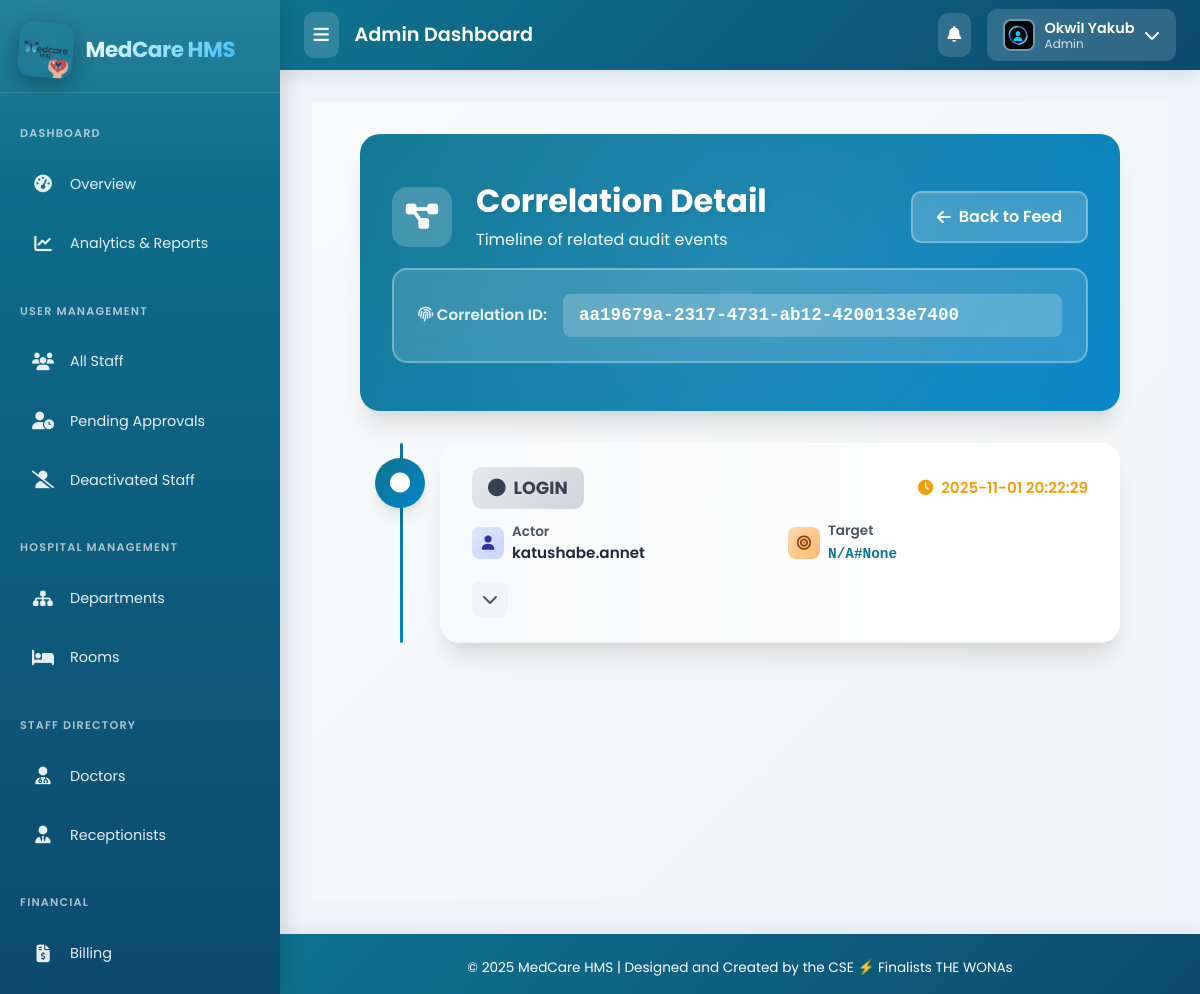
Screenshot of /audit/correlation/aa19679a23174731ab124200133e7400/ (signed in) with the database file from the repository.
### audit/models.py (models this page shows, shortened)
class SystemLog(models.Model):
    ACTION_CHOICES = (
        ('CREATE', 'Create'),
        ('UPDATE', 'Update'),
        ('DELETE', 'Delete'),
        ('STATUS', 'Status Change'),
        ('LOGIN', 'Login'),
        ('LOGOUT', 'Logout'),
        ('READ', 'Read/View'),
        ('OTHER', 'Other'),
    )
    actor = models.ForeignKey(User, null=True, blank=True, on_delete=models.SET_NULL, related_name='system_logs')
    action = models.CharField(max_length=20, choices=ACTION_CHOICES)
    target_model = models.CharField(max_length=100)
    target_id = models.CharField(max_length=100, blank=True, null=True)
    summary = models.CharField(max_length=255)
    details = models.JSONField(blank=True, null=True)
    ip_address = models.GenericIPAddressField(blank=True, null=True)
    user_agent = models.CharField(max_length=255, blank=True, null=True)
    correlation_id = models.CharField(max_length=64, blank=True, null=True, db_index=True)
    created_at = models.DateTimeField(default=timezone.now, db_index=True)
    class Meta:
        ordering = ['-created_at']
        indexes = [
            models.Index(fields=['target_model','target_id']),
            models.Index(fields=['action']),
            models.Index(fields=['created_at']),
        ]

### audit/views.py (the view)
# urls.py: path('correlation/<str:correlation_id>/', views.correlation_detail, name='correlation_detail'),
@login_required
def correlation_detail(request, correlation_id):
    original = correlation_id
    if re.fullmatch(r'[0-9a-fA-F]{32}', correlation_id):
        correlation_id = f"{correlation_id[0:8]}-{correlation_id[8:12]}-{correlation_id[12:16]}-{correlation_id[16:20]}-{correlation_id[20:32]}".lower()
    logs = (SystemLog.objects
            .filter(correlation_id__in=[original, correlation_id])
            .select_related('actor')
            .order_by('created_at'))
    if not logs.exists():
        raise Http404('No events for this correlation id')
    return render(request, 'audit/correlation_detail.html', {
        'correlation_id': correlation_id,
        'logs': logs,
    })

### chat/context_processors.py (called while the page is built)
def unread_chat_messages(request):
    if request.user.is_authenticated:
        threads = request.user.chat_threads.all()
        total_unread = 0
        for thread in threads:
            total_unread += thread.get_unread_count_for_user(request.user)
        return {'unread_chat_messages_count': total_unread}
    return {'unread_chat_messages_count': 0}

### chat/models.py (called while the page is built)
    def get_unread_count_for_user(self, user):
        return self.messages.filter(is_read=False).exclude(sender=user).count()

### notifications/context_processors.py (called while the page is built)
def unread_notifications(request):
    if request.user.is_authenticated:
        count = Notification.objects.filter(recipient=request.user, is_read=False).count()
        return {'unread_notifications_count': count}
    return {}

### templates/audit/correlation_detail.html (shortened to what this page needs)
{% extends 'base_admin.html' %}
{% load static %}
{% block content %}
<div class="correlation-wrapper">
    <div class="page-header">
        <div class="header-content">
            <div class="header-top">
                <div class="header-left">
                    <div class="header-icon">
                        <i class="fas fa-project-diagram"></i>
                    </div>
                    <div class="header-text">
                        <h1>Correlation Detail</h1>
                        <p>Timeline of related audit events</p>
                    </div>
                </div>
                <a href="{% url 'audit:audit_feed' %}?cid={{ correlation_id }}" class="btn-back">
                    <i class="fas fa-arrow-left"></i>
                    Back to Feed
                </a>
            </div>
            <div class="correlation-id-display">
                <div class="correlation-id-label">
                    <i class="fas fa-fingerprint"></i> Correlation ID:
                </div>
                <div class="correlation-id-value">
                    {{ correlation_id }}
                </div>
            </div>
        </div>
    </div>
    <div class="timeline-container">
        {% if logs %}
            {% for log in logs %}
            <div class="timeline-item">
                <div class="timeline-dot {% if log.action == 'CREATE' %}create{% elif log.action == 'UPDATE' %}update{% elif log.action == 'DELETE' %}delete{% elif log.action == 'VIEW' %}view{% endif %}">
                    {% if log.action == 'CREATE' %}<i class="fas fa-plus"></i>
                    {% elif log.action == 'UPDATE' %}<i class="fas fa-edit"></i>
                    {% elif log.action == 'DELETE' %}<i class="fas fa-trash"></i>
                    {% elif log.action == 'VIEW' %}<i class="fas fa-eye"></i>
                    {% else %}<i class="fas fa-circle"></i>
                    {% endif %}
                </div>
                <div class="event-card">
                    <div class="event-header" data-bs-toggle="collapse" data-bs-target="#d{{ forloop.counter }}" aria-expanded="false">
                        <div class="event-header-top">
                            <span class="event-action {% if log.action == 'CREATE' %}create{% elif log.action == 'UPDATE' %}update{% elif log.action == 'DELETE' %}delete{% elif log.action == 'VIEW' %}view{% else %}default{% endif %}">
                                {% if log.action == 'CREATE' %}<i class="fas fa-plus"></i>
                                {% elif log.action == 'UPDATE' %}<i class="fas fa-edit"></i>
                                {% elif log.action == 'DELETE' %}<i class="fas fa-trash"></i>
                                {% elif log.action == 'VIEW' %}<i class="fas fa-eye"></i>
                                {% else %}<i class="fas fa-circle"></i>
                                {% endif %}
                                {{ log.action }}
                            </span>
                            <div class="event-time">
                                <i class="fas fa-clock"></i>
                                {{ log.created_at|date:'Y-m-d H:i:s' }}
                            </div>
                        </div>
                        <div class="event-info">
                            <div class="info-item">
                                <div class="info-icon actor">
                                    <i class="fas fa-user"></i>
                                </div>
                                <div class="info-text">
                                    <div class="info-label">Actor</div>
                                    <div class="info-value">
                                        {% if log.actor %}{{ log.actor.username }}{% else %}<span style="color: var(--gray-400);">System</span>{% endif %}
                                    </div>
                                </div>
                            </div>
                            <div class="info-item">
                                <div class="info-icon target">
                                    <i class="fas fa-bullseye"></i>
                                </div>
                                <div class="info-text">
                                    <div class="info-label">Target</div>
                                    <div class="info-value">
                                        <code style="font-size: 0.9rem; color: var(--primary-teal);">{{ log.target_model }}#{{ log.target_id }}</code>
                                    </div>
                                </div>
                            </div>
                            <div class="info-item" style="grid-column: 1 / -1;">
                                <div class="toggle-icon">
                                    <i class="fas fa-chevron-down"></i>
                                </div>
                            </div>
                        </div>
                    </div>
                </div>
            </div>
            {% endfor %}
        {% endif %}
    </div>
</div>
{% endblock %}

### templates/base_admin.html (shortened to what this page needs)
{% load static %}
<!DOCTYPE html>
<html lang="en">
<head>
    <link href="https://cdn.jsdelivr.net/npm/bootstrap@5.3.0/dist/css/bootstrap.min.css" rel="stylesheet">
    <link rel="stylesheet" href="https://cdnjs.cloudflare.com/ajax/libs/font-awesome/6.4.0/css/all.min.css">
</head>
<body>
    <nav class="sidebar" id="adminSidebar">
        <div class="sidebar-brand">
            <img src="{% static 'images/logo.png' %}" alt="MedCare Logo">
            <span class="brand-text">MedCare HMS</span>
        </div>
        <div class="nav-section">
            <div class="nav-section-title">Dashboard</div>
            <a href="{% url 'accounts:admin_dashboard' %}" class="menu-link {% if request.resolver_match.url_name == 'admin_dashboard' %}active{% endif %}" data-tooltip="Overview">
                <span class="menu-icon"><i class="fas fa-tachometer-alt"></i></span>
                <span class="menu-text">Overview</span>
            </a>
            <a href="{% url 'reports:reports_dashboard' %}" class="menu-link {% if request.resolver_match.app_name == 'reports' %}active{% endif %}" data-tooltip="Analytics & Reports">
                <span class="menu-icon"><i class="fas fa-chart-line"></i></span>
                <span class="menu-text">Analytics & Reports</span>
            </a>
        </div>
        <div class="nav-section">
            <div class="nav-section-title">User Management</div>
            <a href="{% url 'accounts:staff_management_list' %}" class="menu-link" data-tooltip="All Staff">
                <span class="menu-icon"><i class="fas fa-users"></i></span>
                <span class="menu-text">All Staff</span>
            </a>
            <a href="{% url 'accounts:pending_staff_list' %}" class="menu-link" data-tooltip="Pending Approvals">
                <span class="menu-icon"><i class="fas fa-user-clock"></i></span>
                <span class="menu-text">Pending Approvals</span>
            </a>
            <a href="{% url 'accounts:deactivated_staff_list' %}" class="menu-link" data-tooltip="Deactivated Staff">
                <span class="menu-icon"><i class="fas fa-user-slash"></i></span>
                <span class="menu-text">Deactivated Staff</span>
            </a>
        </div>
        <div class="nav-section">
            <div class="nav-section-title">Hospital Management</div>
            <a href="{% url 'management:department_list' %}" class="menu-link" data-tooltip="Departments">
                <span class="menu-icon"><i class="fas fa-sitemap"></i></span>
                <span class="menu-text">Departments</span>
            </a>
            <a href="{% url 'management:room_list' %}" class="menu-link" data-tooltip="Rooms">
                <span class="menu-icon"><i class="fas fa-bed"></i></span>
                <span class="menu-text">Rooms</span>
            </a>
        </div>
        <div class="nav-section">
            <div class="nav-section-title">Staff Directory</div>
            <a href="{% url 'management:doctor_list' %}" class="menu-link" data-tooltip="Doctors">
                <span class="menu-icon"><i class="fas fa-user-md"></i></span>
                <span class="menu-text">Doctors</span>
            </a>
            <a href="{% url 'management:receptionist_list' %}" class="menu-link" data-tooltip="Receptionists">
                <span class="menu-icon"><i class="fas fa-user-tie"></i></span>
                <span class="menu-text">Receptionists</span>
            </a>
        </div>
        <div class="nav-section">
            <div class="nav-section-title">Financial</div>
            <a href="{% url 'billing:bill_list' %}" class="menu-link" data-tooltip="Billing">
                <span class="menu-icon"><i class="fas fa-file-invoice-dollar"></i></span>
                <span class="menu-text">Billing</span>
            </a>
            <a href="{% url 'billing:select_appointment' %}" class="menu-link" data-tooltip="Create Bill">
            </a>
        </div>
    </nav>
    <div class="content-wrapper" id="adminContent">
        <div class="topbar">
            <div class="topbar-left">
                <button class="sidebar-toggle" id="sidebarToggle">
                    <i class="fas fa-bars"></i>
                </button>
                <h6 class="topbar-title mb-0">Admin Dashboard</h6>
            </div>
            <div class="topbar-right">
                <div class="notification-dropdown">
                    <button class="notification-btn" id="notificationToggle">
                        <i class="fas fa-bell"></i>
                    </button>
                </div>
                <div class="user-dropdown">
                    <button class="user-toggle" id="userMenuToggle">
                        <img src="{% if user.profile.image %}{{ user.profile.image.url }}{% else %}{% static 'profile_pictures/default.jpeg' %}{% endif %}"
                             alt="User Avatar" class="user-avatar">
                        <div class="user-info">
                            <span class="user-name">{{ user.get_full_name|default:user.username }}</span>
                            <span class="user-role">{% if user.is_superuser %}Super Admin{% else %}Admin{% endif %}</span>
                        </div>
                        <i class="fas fa-chevron-down"></i>
                    </button>
                </div>
            </div>
        </div>
        <div class="main-content">
            {% block content %}{% endblock %}
        </div>
        <footer>
            <p class="mb-0">© 2025 MedCare HMS | Designed and Created by the CSE ⚡ Finalists THE WONAs</p>
        </footer>
    </div>
</body>
</html>

### templates/components/messages.html (style rules this page uses)
:root { --message-success: #10b981; --message-success-bg: #ecfdf5; --message-success-border: #a7f3d0; --message-success-text: #065f46; --message-error: #ef4444; --message-error-bg: #fef2f2; --message-error-border: #fecaca; --message-error-text: #991b1b; --message-warning: #f59e0b; --message-warning-bg: #fffbeb; --message-warning-border: #fed7aa; --message-warning-text: #92400e; --message-info: #3b82f6; --message-info-bg: #eff6ff; --message-info-border: #bfdbfe; --message-info-text: #1e40af; --message-slide-duration: 300ms; --message-fade-duration: 250ms; --message-scale-duration: 200ms; }

### rows the page displays
SystemLog: action "LOGIN", created_at "2025-11-01 20:22:29", actor.username "katushabe.annet", target_model "N/A", target_id "None"

### other values shown
{{ user.get_full_name|default:user.username }} "OkwiI Yakub"
{{ correlation_id }} "aa19679a-2317-4731-ab12-4200133e7400"
